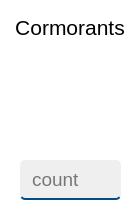
      <widget class="QFrame" name="frame_6">
       <property name="sizePolicy">
        <sizepolicy hsizetype="Fixed" vsizetype="Fixed">
         <horstretch>0</horstretch>
         <verstretch>0</verstretch>
        </sizepolicy>
       </property>
       <property name="minimumSize">
        <size>
         <width>140</width>
         <height>220</height>
        </size>
       </property>
       <property name="styleSheet">
        <string notr="true">background-color: white;
border-radius: 5px;</string>
       </property>
       <property name="frameShape">
        <enum>QFrame::StyledPanel</enum>
       </property>
       <property name="frameShadow">
        <enum>QFrame::Raised</enum>
       </property>
       <widget class="QLineEdit" name="cormorants">
        <property name="geometry">
         <rect>
          <x>20</x>
          <y>160</y>
          <width>101</width>
          <height>40</height>
         </rect>
        </property>
        <property name="font">
         <font>
          <family>Yu Gothic UI</family>
          <pointsize>14</pointsize>
         </font>
        </property>
        <property name="styleSheet">
         <string notr="true">background-color: #EFEFEF;
border-style: solid;
border-width: 0 0 2px 0;
border-color: #004b88;
border-radius: 5px;
padding-left: 10px;</string>
        </property>
        <property name="placeholderText">
         <string>count</string>
        </property>
       </widget>
       <widget class="QLabel" name="label_7">
        <property name="geometry">
         <rect>
          <x>15</x>
          <y>10</y>
          <width>110</width>
          <height>30</height>
         </rect>
        </property>
        <property name="font">
         <font>
          <family>Yu Gothic UI</family>
          <pointsize>16</pointsize>
         </font>
        </property>
        <property name="text">
         <string>Cormorants</string>
        </property>
        <property name="alignment">
         <set>Qt::AlignBottom|Qt::AlignHCenter</set>
        </property>
       </widget>
       <widget class="QLabel" name="label_22">
        <property name="geometry">
         <rect>
          <x>20</x>
          <y>50</y>
          <width>100</width>
          <height>100</height>
         </rect>
        </property>
        <property name="sizePolicy">
         <sizepolicy hsizetype="Fixed" vsizetype="Fixed">
          <horstretch>0</horstretch>
          <verstretch>0</verstretch>
         </sizepolicy>
        </property>
        <property name="minimumSize">
         <size>
          <width>100</width>
          <height>100</height>
         </size>
        </property>
        <property name="styleSheet">
         <string notr="true">QLabel {
    border-radius: 5px;
    border-image: url(:/img/img/cormorants.png);
}</string>
        </property>
        <property name="text">
         <string/>
        </property>
        <property name="scaledContents">
         <bool>true</bool>
        </property>
       </widget>
      </widget>
